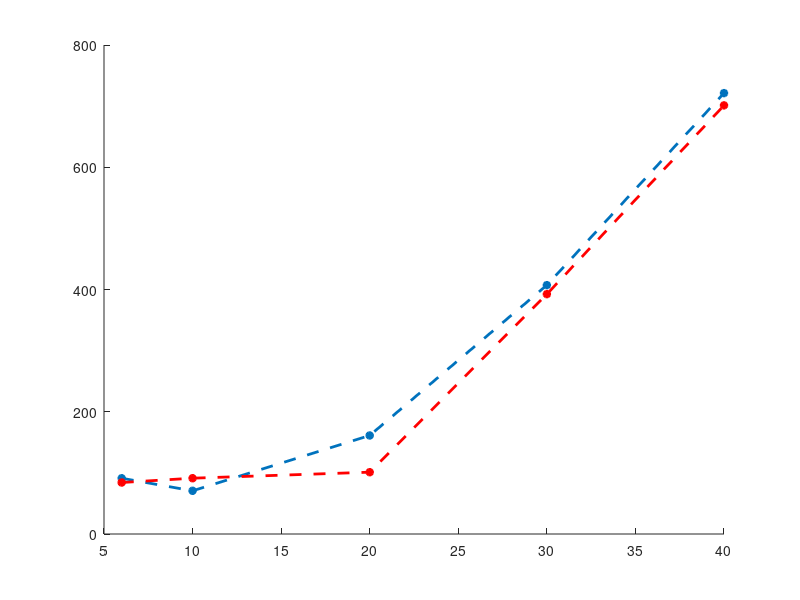

Write the MATLAB code that produced this figure.
a=[91.238 70.652 161.189 407.127 721.281];
b=[6 10 20 30 40];
hold on;
plot(b,a,'--*','LineWidth',2);
c=[84.234 91.305 101.134 392.412 701.221];
d=[6 10 20 30 40];
plot(d,c,'--*r','LineWidth',2);
